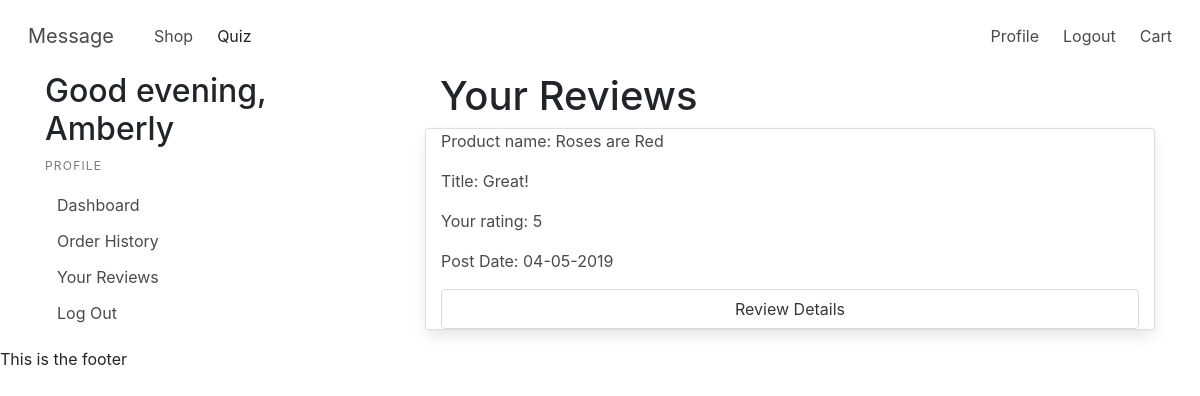
/profile/reviews (signed in), run on an earlier commit of the app's database.
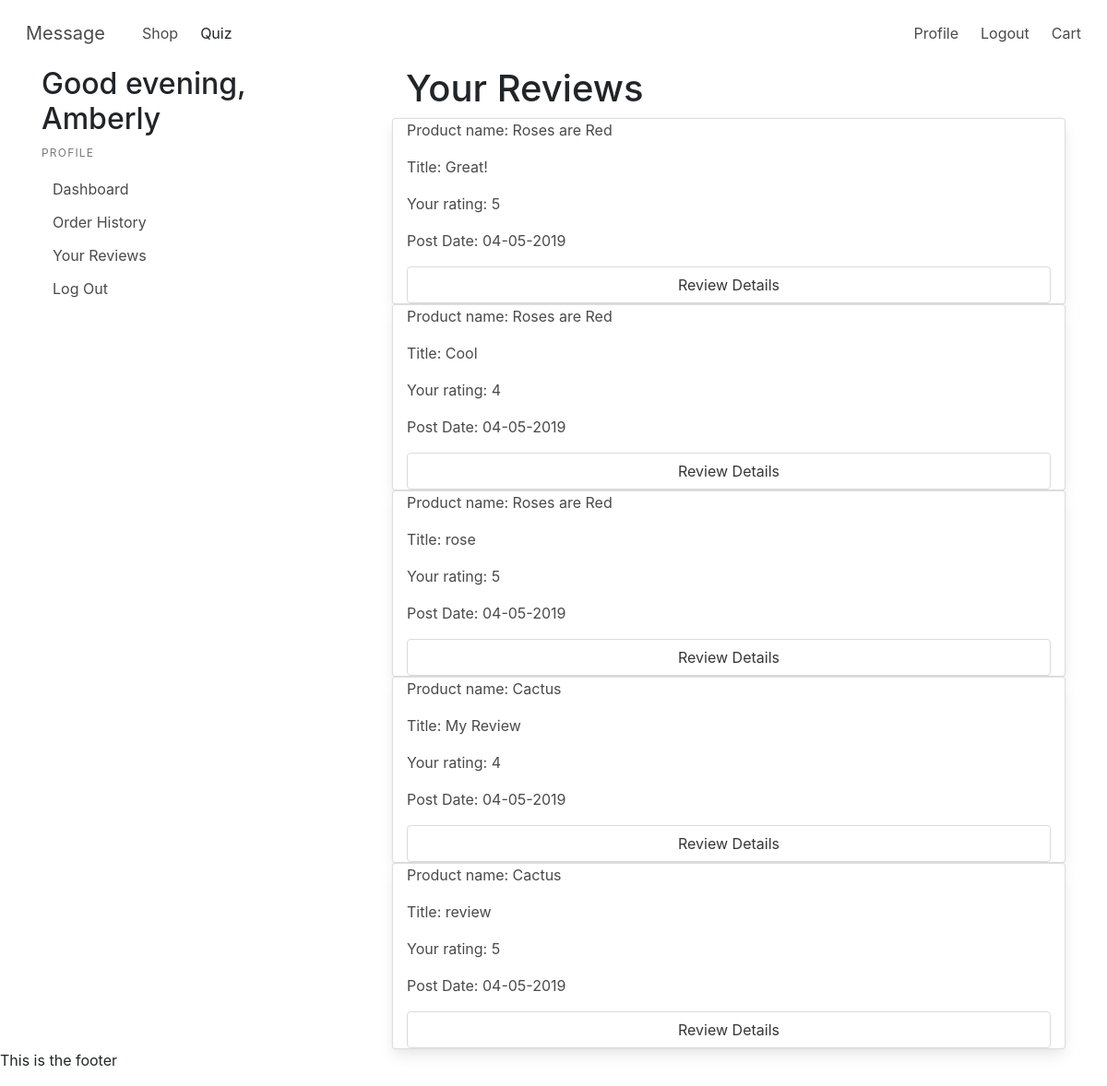
And on a later commit of the database.
### models.py (models this page shows, shortened)
class User(UserMixin, Model):
    fname = CharField()
    lname = CharField()
    email = CharField(unique=True)
    password = CharField(max_length=100)
    street_address = CharField(default="")
    city = CharField(default="")
    state = CharField(default="")
    postal_code = CharField(default="")
    join_date = DateTimeField(default=datetime.datetime.now())
    class Meta:
        database = DATABASE

class Review(Model):
    user = ForeignKeyField(model=User, backref='review')
    product = ForeignKeyField(model=Product, backref='review')
    title = CharField()
    rating = IntegerField()
    content = CharField()
    date_posted = DateTimeField(default=datetime.datetime.now())
    class Meta:
        database = DATABASE

class Product(Model):
    name = CharField(unique=True)
    description = CharField()
    image = CharField()
    plant = CharField()
    meaning = CharField()
    price = IntegerField()
    data_name= CharField()
    average_rating = FloatField(default=0)
    category = ForeignKeyField(model=Category, backref='product')
    class Meta:
        database = DATABASE

### app.py (the view)
@app.route('/profile/reviews', methods=["GET"])
@login_required
def reviews():
    user = current_user
    current_hour = datetime.datetime.now().hour
    greeting = time_of_day(current_hour)
    reviews = models.Review.select().where(models.Review.user_id == user.id)
    return render_template("reviews.html", user=user, greeting=greeting, reviews=reviews)

### app.py (called while the page is built)
@login_manager.user_loader
def load_user(userid):
    try:
        return models.User.get(models.User.id == userid)
    except models.DoesNotExist:
        return None

@app.before_request
def before_request():
    g.db = models.DATABASE
    g.db.connect()
    g.user = current_user

@app.after_request
def after_request(response):
    g.db.close()
    return response

def time_of_day(hour):
    return (
        "morning" if 5 <= hour <= 11
        else
        "afternoon" if 12 <= hour <= 17
        else
        "evening" if 18 <= hour <= 22
        else
        "night"
    )

### templates/reviews.html
{% extends 'profile.html' %}
{% block profile %}
<h1>Your Reviews</h1>
{% if reviews %}
{% for review in reviews %}
    <div class="row">
        <div class="col card">
            <p>Product name: {{review.product.name}}</p>
            <p>Title: {{review.title}}</p>
            <p>Your rating: {{review.rating}}</p>
            <p>Post Date: {{review.date_posted.strftime('%m-%d-%Y')}}</p>
            <a href="/profile/reviews/review_details/{{review.id}}"class="button">Review Details</a>
        </div>
    </div>
    {% endfor %}
    {% else %}
    <p>You have not written any reviews.</p>
    <a class="button" href="/shop">Continue Shopping</a>
    {% endif %}
{% endblock %}

### templates/profile.html
{% extends 'layout.html' %}
{% block content %}
<div class="container">
    <div class="row">
        <div class="col-sm-4">
            <h2> Good {{greeting}}, {{user.fname}}</h2>
            <aside class="menu">
                <p class="menu-label">
                    Profile
                </p>
                <ul class="menu-list">
                    <li><a href="{{url_for('profile')}}">Dashboard</a></li>
                    <li><a href="{{url_for('order_history')}}">Order History</a></li>
                    <li><a href="{{url_for('reviews')}}">Your Reviews</a></li>
                    <li><a href="{{url_for('logout')}}">Log Out</a></li>
                </ul>
            </aside>
        </div>
        <div class="col-sm-8">
            <div class="container">
                {% block profile %}
                {% endblock %}
            </div>
        </div>
    </div>
</div>
{% endblock %}

### templates/layout.html (shortened to what this page needs)
<!DOCTYPE html>
<html lang="en">
  <head>
    <link rel="stylesheet" href="https://cdnjs.cloudflare.com/ajax/libs/bulma/0.7.4/css/bulma.min.css">
    <link rel="stylesheet" href="https://stackpath.bootstrapcdn.com/bootstrap/4.3.1/css/bootstrap.min.css">
    <link rel=“stylesheet” href=“https://cdnjs.cloudflare.com/ajax/libs/animate.css/3.7.0/animate.min.css”>
    <link rel="stylesheet" href="{{ url_for('static', filename='main.css')}}">
</head>
  <body>
    <nav class="navbar" role="navigation" aria-label="main navigation">
        <div class="navbar-brand">
            <a class="navbar-item" href="{{url_for('index')}}" title="index">Message</a>
        </div>
        <div id="navbarBasic" class="navbar-menu">
            <div class="navbar-start">
                <a class="navbar-item" href="{{url_for('shop')}}" title="shop">Shop</a>
                <a class="navbar-item" title="quiz">Quiz</a>
            </div>
            <div class="navbar-end">
                {% if current_user.is_authenticated %}
                <a class="navbar-item" href="{{url_for('profile')}}" title="logout">Profile</a>
                <a class="navbar-item" href="{{url_for('logout')}}" title="logout">Logout</a>
                {% else %}
                <a class="navbar-item" href="{{url_for('login')}}">Login</a>
                <a class="navbar-item" href="{{url_for('signup')}}">Signup</a>
                {% endif %}
                <a class="navbar-item" href="{{url_for('cart')}}" title="cart">Cart</a>
            </div>
        </div>
    </nav>
    {% block content %}
    {% endblock %}
    <footer>
        <p>This is the footer</p>
    </footer>
</body>
</html>

### static/main.css (style rules this page uses)
.navbar-brand { display: flex; }

What changed in the data, as far as the page shows it:
added Review: product.name "Roses are Red", title "Cool", rating "4", date_posted "04-05-2019"
added Review: product.name "Roses are Red", title "rose", rating "5", date_posted "04-05-2019"
added Review: product.name "Cactus", title "My Review", rating "4", date_posted "04-05-2019"
added Review: product.name "Cactus", title "review", rating "5", date_posted "04-05-2019"
